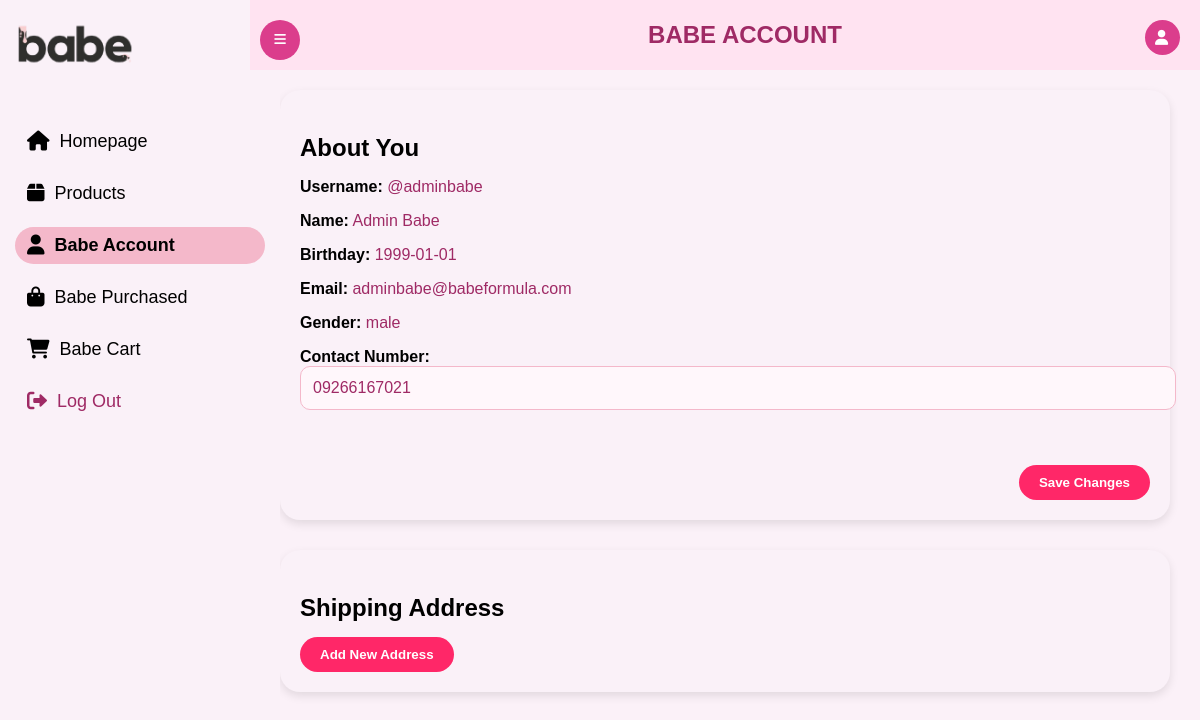
Screenshot of /account.php (signed in) with the database file from the repository.
### tables this page shows
CREATE TABLE `users` (
  `id` int(11) NOT NULL,
  `username` varchar(50) NOT NULL,
  `password` varchar(255) NOT NULL,
  `fname` varchar(50) NOT NULL,
  `lname` varchar(50) NOT NULL,
  `birthday` date DEFAULT NULL,
  `gender` enum('male','female','prefer_not_to_say') NOT NULL,
  `contact` varchar(15) NOT NULL,
  `email` varchar(100) NOT NULL,
  `verify_token` varchar(191) NOT NULL,
  `verif_status` int(2) NOT NULL DEFAULT 0,
  `role` enum('admin','user') NOT NULL DEFAULT 'user'
);

### account.php (the view, shortened to what this page needs)
<?php
include 'connect.php';
$username = $_SESSION["username"];
$query = "SELECT username, fname, lname, birthday, email, gender, contact FROM users WHERE username = ?";
$stmt = $conn->prepare($query);
$stmt->bind_param("s", $username);
$stmt->execute();
$result = $stmt->get_result();
if ($result->num_rows > 0) {
    $userData = $result->fetch_assoc();
} else {
    header("Location: logout.php");
    exit();
}
$addressQuery = "SELECT * FROM user_addresses WHERE username = ?";
$addressStmt = $conn->prepare($addressQuery);
$addressStmt->bind_param("s", $username);
$addressStmt->execute();
$address = $addressStmt->get_result()->fetch_assoc();
?>
<!DOCTYPE html>
<html lang="en">
<head>
    <link rel="stylesheet" href="account-style.css">
    <link rel="stylesheet" href="https://cdnjs.cloudflare.com/ajax/libs/font-awesome/6.0.0-beta3/css/all.min.css">
</head>
<body>
    <div class="sidebar" id="sidebar">
        <div class="logo-container">
            <img src="babelogo.png" alt="Babe Logo" class="logo">
        </div>
        <ul class="menu">
            <li><a href="home.php"><i class="fas fa-home"></i> <span>Homepage</span></a></li>
            <li><a href="products.php"><i class="fas fa-box"></i> <span>Products</span></a></li>
            <li><a href="account.php" class="active"><i class="fas fa-user"></i> <span>Babe Account</span></a></li>
            <li><a href="purchased.php"><i class="fas fa-shopping-bag"></i> <span>Babe Purchased</span></a></li>
            <li><a href="cart.php"><i class="fas fa-shopping-cart"></i> <span>Babe Cart</span></a></li>
            <li><a href="logout.php" class="logout"><i class="fas fa-sign-out-alt"></i> <span>Log Out</span></a></li>
        </ul>
    </div>
    <button class="sidebar-toggle" id="sidebarToggle">
        <i class="fas fa-bars"></i>
    </button>
    <div class="navbar">
    <a href="#" onclick="toggleProfileDropdown(event)" class="profile-icon"><i class="fas fa-user"></i></a>
                <h2 class="navbar-title">BABE ACCOUNT</h2>
    </div>
    <div class="main-content">
        <div class="account-section">
            <form method="post" class="card about-you">
                <h3>About You</h3>
                <p><strong>Username:</strong> @<?= $userData['username']; ?></p>
                <p><strong>Name:</strong> <?= $userData['fname'] . ' ' . $userData['lname']; ?></p>
                <p><strong>Birthday:</strong> <?= $userData['birthday']; ?></p>
                <p><strong>Email:</strong> <?= $userData['email']; ?></p>
                <p><strong>Gender:</strong> <?= $userData['gender']; ?></p>
                <p><strong>Contact Number:</strong> <input type="text" name="contact" value="<?= $userData['contact']; ?>" required></p>
                <div class="profile-buttons">
                    <button type="submit" name="save_profile" class="save-btn">Save Changes</button>
                </div>
            </form>
            <div class="card address-book">
                <h3>Shipping Address</h3>
                <?php if ($address): ?>
                    <div class="address-item">
                        <p><strong>Name:</strong> <?= htmlspecialchars($address['name']); ?></p>
                        <p><strong>Contact:</strong> <?= htmlspecialchars($address['contact']); ?></p>
                        <p><strong>Email:</strong> <?= htmlspecialchars($address['email']); ?></p>
                        <p><strong>Address:</strong> <?= htmlspecialchars($address['province'] . ', ' . $address['city'] . ', ' . $address['barangay'] . ', ' . $address['address_details']); ?></p>
                        <button class="edit-btn" id="editAddressBtn">Edit</button>
                    </div>
                <?php else: ?>
                    <button class="add-btn" id="addAddressBtn">Add New Address</button>
                <?php endif; ?>
            </div>
        </div>
    </div>
</body>
</html>

### account-style.css (style rules this page uses)
body { margin: 0; font-family: 'League Spartan', 'Arial', sans-serif; background-color: #FFFFFF; overflow-x: hidden; }
.sidebar { position: fixed; top: 0; left: 0; width: 250px; height: 100vh; background-color: #FAF1F8; transition: width 0.3s ease; overflow: hidden; display: flex; flex-direction: column; align-items: flex-start; padding: 15px; z-index: 100; border-right: none; padding-top: 20px; }
.logo-container { display: flex; align-items: center; justify-content: space-between; width: 100%; margin-bottom: 20px; position: relative; }
.logo { max-width: 120px; height: auto; transition: opacity 0.3s ease; }
.sidebar-toggle { position: fixed; top: 20px; left: 260px; width: 40px; height: 40px; background-color: #db3d8c; color: white; border: none; border-radius: 50%; display: flex; justify-content: center; align-items: center; cursor: pointer; transition: background-color 0.3s ease, left 0.3s ease; z-index: 101; }
.menu { list-style: none; padding: 0; width: 100%; margin-top: 20px; }
.menu li { margin: 15px 0; }
.menu a { text-decoration: none; color: #000; font-weight: 400; font-size: 18px; display: flex; align-items: center; gap: 10px; padding: 8px 12px; transition: background-color 0.3s ease; border-radius: 20px; }
.menu a i { font-size: 20px; color: #000; }
.menu a.logout { color: #9F2A65; }
.menu a.logout i { color: #9F2A65; }
.menu a.active { background-color: #F4B8CA; border-radius: 25px; font-weight: bold; color: #000; }
.menu a.active i { color: #000; }
.navbar { position: fixed; top: 0; left: 250px; width: calc(100% - 250px); height: 70px; background-color: #FFE3F1; display: flex; align-items: center; padding: 0 20px; transition: left 0.3s ease, width 0.3s ease; z-index: 100; justify-content: space-between; }
.navbar-title { text-align: center; flex-grow: 1; margin: 0; font-size: 1.5em; color: #9F2A65; font-weight: bold; }
.profile-icon { position: fixed; top: 20px; right: 20px; text-decoration: none; background-color: #db3d8c; border-radius: 50%; width: 35px; height: 35px; display: flex; align-items: center; justify-content: center; overflow: hidden; }
.profile-icon i { font-size: 15px; padding-left: 3px; color: white; }
.profile-icon { display: flex; align-items: center; text-decoration: none; color: white; font-weight: bold; cursor: pointer; }
.profile-icon i { margin-right: 5px; }
.main-content { margin-left: 250px; padding: 90px 30px 30px; background-color: #FBF1F8; min-height: 100vh; transition: margin-left 0.3s ease; }
.account-section { display: flex; flex-direction: column; gap: 30px; }
.card { background-color: #FAF1F8; padding: 20px; border-radius: 20px; box-shadow: 0 4px 10px rgba(0, 0, 0, 0.1); }
.card h3 { font-size: 1.5em; margin-bottom: 15px; }
.card p { font-size: 1em; color: #9F2A65; }
.card strong { color: black; }
input[type="text"], input[type="email"] { width: 100%; padding: 10px; margin-bottom: 10px; border-radius: 10px; border: 1px solid #F4B8CA; font-size: 1em; background-color: #FFF7FB; color: #9F2A65; }
.edit-btn, .upload-btn, .remove-btn, .cancel-btn, .save-btn { background-color: #FF2768; color: white; border: none; padding: 10px 20px; border-radius: 20px; cursor: pointer; font-weight: bold; transition: background-color 0.3s ease; }
.profile-buttons { display: flex; gap: 20px; justify-content: flex-end; padding-top: 20px; }
.address-book { background-color: #FAF1F8; padding: 20px; border-radius: 20px; box-shadow: 0 4px 10px rgba(0, 0, 0, 0.1); font-family: 'League Spartan', sans-serif; }
.add-btn, .edit-btn { background-color: #FF2768; color: white; border: none; padding: 10px 20px; border-radius: 20px; cursor: pointer; font-weight: bold; transition: background-color 0.3s ease; }
.save-btn, .cancel-btn { background-color: #FF2768; color: white; border: none; padding: 10px 20px; border-radius: 20px; cursor: pointer; font-weight: bold; transition: background-color 0.3s ease; }
input[type="text"], input[type="email"] { text-transform: uppercase; width: 100%; padding: 12px; margin-bottom: 15px; border-radius: 10px; border: 1px solid #F4B8CA; font-size: 1em; background-color: #FFF7FB; color: #9F2A65; }
.profile-buttons { display: flex; justify-content: flex-end; gap: 20px; margin-top: 20px; }

### rows the page displays
users: username "adminbabe", fname "Admin", lname "Babe", birthday "1999-01-01", email "adminbabe@babeformula.com", gender "male", contact "09266167021"
